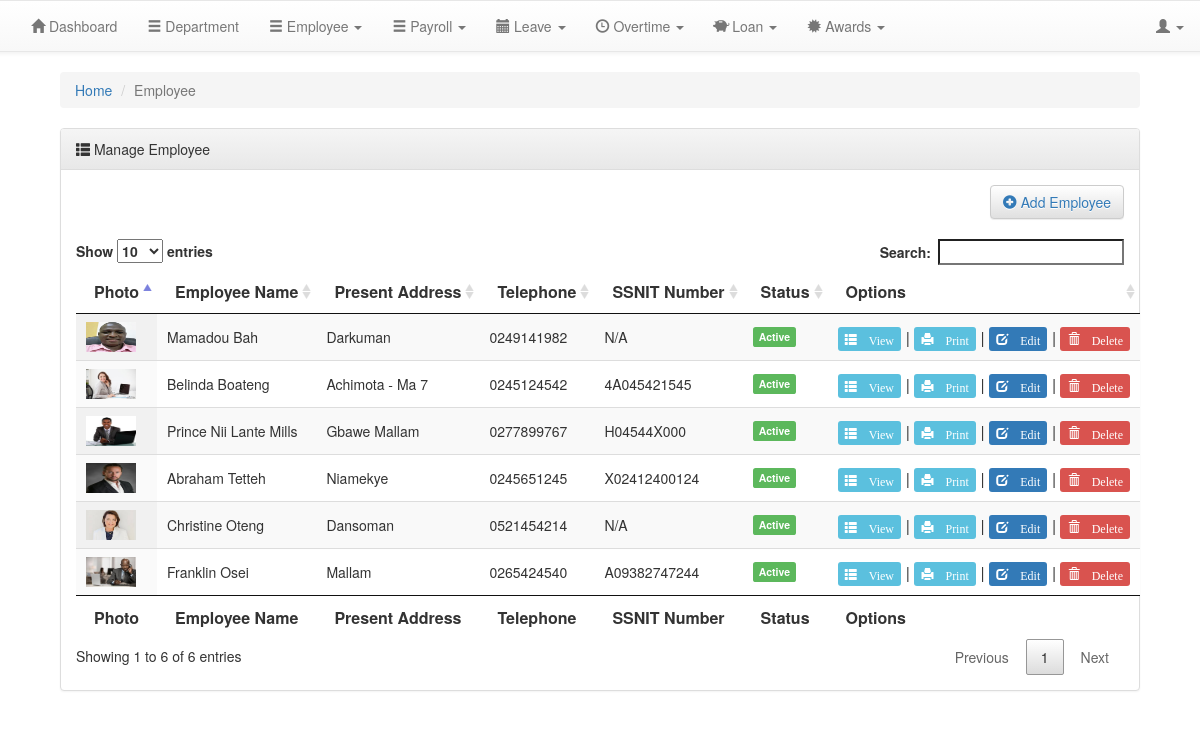
/view_employees.php (signed in), run on the app's committed database.
### tables this page shows
CREATE TABLE `employees` (
  `emp_id` int(100) NOT NULL,
  `emp_code` varchar(255) NOT NULL,
  `emp_joining_date` varchar(100) NOT NULL,
  `emp_fullname` varchar(255) NOT NULL,
  `emp_dob` varchar(100) NOT NULL,
  `emp_gender` varchar(255) NOT NULL,
  `emp_maratial_status` varchar(225) NOT NULL,
  `emp_mothers_mainden_name` varchar(225) NOT NULL,
  `emp_nationality` varchar(255) NOT NULL,
  `emp_tin_number` varchar(255) NOT NULL DEFAULT 'N/A',
  `emp_ssnit_number` varchar(255) NOT NULL DEFAULT 'N/A',
  `emp_present_address` varchar(255) NOT NULL,
  `emp_city` varchar(255) NOT NULL,
  `emp_country` varchar(255) NOT NULL,
  `emp_mobile` varchar(255) NOT NULL,
  `emp_email` varchar(255) NOT NULL,
  `bank_name` varchar(255) NOT NULL,
  `bank_branch` varchar(250) NOT NULL,
  `bank_account_name` varchar(255) NOT NULL,
  `bank_account_no` int(100) NOT NULL,
  `emp_contact_fullname` varchar(255) NOT NULL,
  `emp_contact_housenumber` varchar(255) NOT NULL,
  `emp_contact_mobile` varchar(255) NOT NULL,
  `emp_contact_occupation` varchar(225) NOT NULL,
  `emp_contact_relationshipToEmp` varchar(225) NOT NULL,
  `position_id` int(100) NOT NULL,
  `head_dep_id` int(100) NOT NULL,
  `basic_salary` varchar(225) NOT NULL,
  `employment_type` varchar(225) NOT NULL,
  `emp_photo` varchar(255) NOT NULL,
  `emp_resume` varchar(255) NOT NULL,
  `emp_offerLetter` varchar(225) NOT NULL,
  `emp_joiningLetter` varchar(225) NOT NULL,
  `emp_contractPaper` varchar(225) NOT NULL,
  `emp_idProff` varchar(225) NOT NULL,
  `emp_otherDocument` varchar(225) NOT NULL,
  `status` int(100) NOT NULL,
  `annual_leave` int(100) NOT NULL,
  `sick_leave` int(11) NOT NULL
);

### view_employees.php (the view, shortened to what this page needs)
<html>
<head>
<link rel="stylesheet" type="text/css" href="css/style.css">
<link rel="stylesheet" type="text/css" href="css/bootstrap.min.css">
<link rel="stylesheet" type="text/css" href="css/bootstrap-theme.min.css">
<link rel="stylesheet" type="text/css" href="datatable/css/jquery.dataTables.min.css">
<link rel="stylesheet" type="text/css" href="datatable/css/buttons.dataTables.min.css">
</head>
<body>
<div class="container_fluid">
 <div class="row">
    <nav class="navbar navbar-default">
        <div class="container-fluid">
			<div class="collapse navbar-collapse" id="bs-example-navbar-collapse-1">
				<ul class="nav navbar-nav" >
				 <li id="navDashboard"><a href="admin/index"> <i class="glyphicon glyphicon-home"> </i> Dashboard </a> </li>
				 <li id="navDashboard"><a href="headOfDepartments"> <i class="glyphicon glyphicon-menu-hamburger"> </i> Department </a> </li>
 				 <li class="dropdown">
				 <a href="#" class="drop-toggle" data-toggle="dropdown"> <i class="glyphicon glyphicon-menu-hamburger"></i> Employee <span class="caret"></span></a>
				 </li>
				 <li class="dropdown">
				 <a href="#" class="drop-toggle" data-toggle="dropdown"> <i class="glyphicon glyphicon-menu-hamburger"></i> Payroll <span class="caret"></span></a>
				 </li>
                 <li class="dropdown">
				 <a href="#" class="drop-toggle" data-toggle="dropdown"> <i class="glyphicon glyphicon-calendar"></i> Leave <span class="caret"></span></a>
				 </li>
				 <li class="dropdown">
				 <a href="#" class="drop-toggle" data-toggle="dropdown"> <i class="glyphicon glyphicon-time"></i> Overtime <span class="caret"></span></a>
				 </li>
				  <li class="dropdown">
				 <a href="#" class="drop-toggle" data-toggle="dropdown"> <i class="glyphicon glyphicon-piggy-bank"></i> Loan <span class="caret"></span></a>
				 </li>
				 <li class="dropdown">
				 <a href="#" class="drop-toggle" data-toggle="dropdown"> <i class="glyphicon  glyphicon-certificate"></i> Awards <span class="caret"></span></a>
				 </li>
				 </ul>
				 <ul class="nav navbar-nav navbar-right">
				 <li class="dropdown menu">
				 <a href="#" class="drop-toggle" data-toggle="dropdown"> <i class="glyphicon glyphicon-user"></i> <span class="caret"></span></a>
				 </li>
				</ul>
		    </div>
		</div>
    </nav>
</div>
</div>
<div class="container" style="width:90%">
    <div class="row">
	    <ol class="breadcrumb">
		  <li><a href="admin/index">Home</a> </li>
		  <li class="Active">Employee </li>
		</ol>
		<div class="panel panel-default">
		   <div class="panel-heading">
		    <div class="page-heading"><i class="glyphicon glyphicon-th-list"></i> Manage Employee </div>
		   </div>
		   <div class="panel-body">
		    <div class="pull pull-right" style="padding-bottom:20px;">
			     <button class="btn btn-default"><a href="employees.php"><i class="glyphicon glyphicon-plus-sign" ></i> Add Employee </a></button>
		    </div>
	<table id="example" class="display nowrap" style="width:100%">
    <thead>
			   <tr>
			        <th style="width:10%;">Photo</th>
					<th>Employee Name</th>
					<th>Present Address</th>
					<th>Telephone</th>
					<th>SSNIT Number</th>
					<th>Status</th>
					<th style="width:15%;">Options</th>
			   </tr>
			   </thead>
			   <tbody>
    <?php
	include('conn.php');
	$query =  "SELECT * from employees order by status desc ";
	$result = mysqli_query($conn,$query);
	while($row = mysqli_fetch_array($result)){
	$emp_id = $row['emp_id'];
	$emp_photo = $row['emp_photo'];
 	if($row['status'] == 1) {
 		$activeEmployee = "<label class='label label-success'>Active</label>";
 	} else {
 		$activeEmployee = "<label class='label label-danger'>Inactive</label>";
 	}
	?>
            <tr>
                <td><?php echo " <img src='./images/photo/$emp_photo' width='50' height='30' /> " ; ?> </td>
				<td><?php echo "<span style='font-size:14px;'>".$row['emp_fullname']; ?></td>
                <td style="max-width:250px;height:auto;"><?php echo "<span style='font-size:14px;'>".$row['emp_present_address']."</span>" ; ?></td>
				<td><?php echo "<span style='font-size:14px;'>".$row['emp_mobile']."</span>";?></td>
                <td><?php echo "<span style='font-size:14px;'>".$row['emp_ssnit_number']."</span>"; ?></td>
				<td><?php echo "<span style='font-size:14px;'>".$activeEmployee."</span>" ; ?></td>
	<td><?php echo "<a  title ='View'  href='view_employee?emp_id=$emp_id' class='label label-info'><i class='glyphicon glyphicon-th-list'> View</i></a>" ?> | <?php echo " <a  title ='Prin'  href='emp_personal_report?emp_id=$emp_id' class='label label-info'><i class='glyphicon glyphicon-print'> Print</i></a>" ?> | <?php echo "<a href='edit_employee.php?emp_id=$emp_id' class='label label-primary'><i class='glyphicon glyphicon-edit'> Edit</i></a>" ?> | <?php echo "<a href='delete_employee.php?emp_id=$emp_id' class='label label-danger'><i class='glyphicon glyphicon-trash'> Delete</i></a>" ?> </td>
            </tr>
    <?php
	}
	?>
        </tbody>
              <tfoot>
               <tr>
                <th style="width:10%;">Photo</th>
					<th>Employee Name</th>
					<th>Present Address</th>
					<th>Telephone</th>
					<th>SSNIT Number</th>
					<th>Status</th>
					<th style="width:15%;">Options</th>
               </tr>
              </tfoot>
    </table>
	</div>
        </div>
    </div>
</div>
</body>
</html>

### data on the page
employees: emp_photo (picture), emp_fullname "Mamadou Bah", emp_present_address "Darkuman", emp_mobile "0249141982", emp_ssnit_number "N/A", status "Active"
employees: emp_photo (picture), emp_fullname "Belinda Boateng", emp_present_address "Achimota - Ma 7", emp_mobile "0245124542", emp_ssnit_number "4A045421545", status "Active"
employees: emp_photo (picture), emp_fullname "Prince Nii Lante Mills", emp_present_address "Gbawe Mallam", emp_mobile "0277899767", emp_ssnit_number "H04544X000", status "Active"
employees: emp_photo (picture), emp_fullname "Abraham Tetteh", emp_present_address "Niamekye", emp_mobile "0245651245", emp_ssnit_number "X02412400124", status "Active"
employees: emp_photo (picture), emp_fullname "Christine Oteng", emp_present_address "Dansoman", emp_mobile "0521454214", emp_ssnit_number "N/A", status "Active"
employees: emp_photo (picture), emp_fullname "Franklin Osei", emp_present_address "Mallam", emp_mobile "0265424540", emp_ssnit_number "A09382747244", status "Active"
